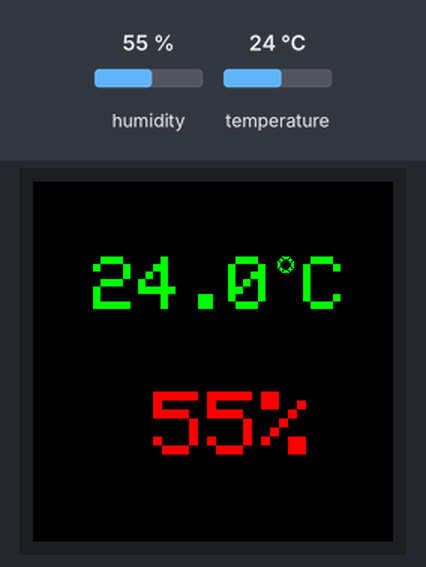
A sketch run on a simulated Arduino Uno, built with avr-gcc and run on an emulated ATmega328P. Parts: 240×240 colour display. The inputs (shaded band) are chosen by the test bench; at power-on: temperature 24 °C, humidity 55 %. What the sketch prints to the serial monitor is not drawn.

Above: at 1.2 s.
1.3 s: temperature set to 22.4 °C
At 2.4 s:
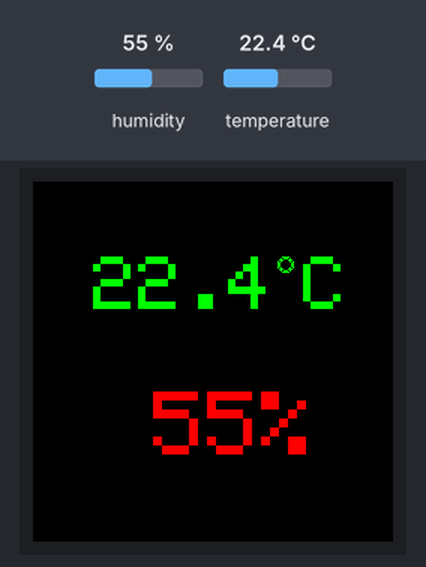
4.0 s: temperature set to 21.6 °C
At 5.5 s:
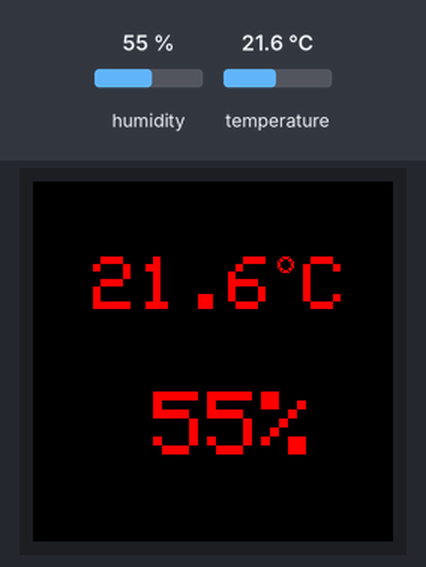
6.7 s: humidity set to 22 %
At 8.8 s:
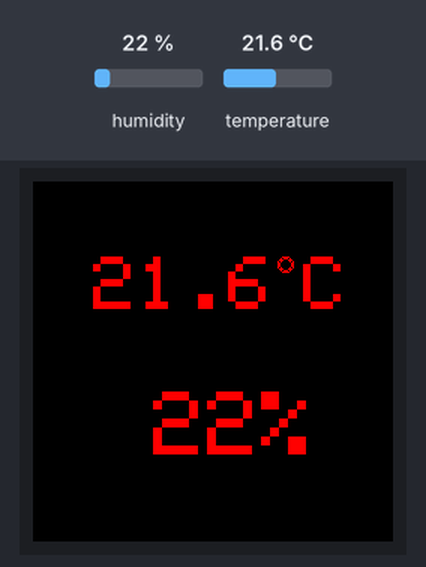
9.6 s: humidity set to 40 %
At 10.6 s:
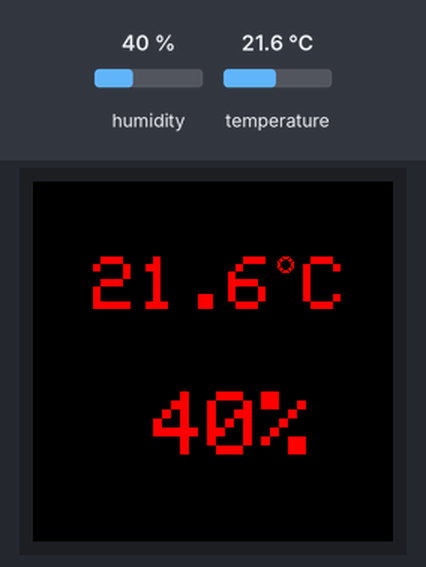
Timing chart, 0 to 12.6 s (numbered marks = the images above; inputs shaded):
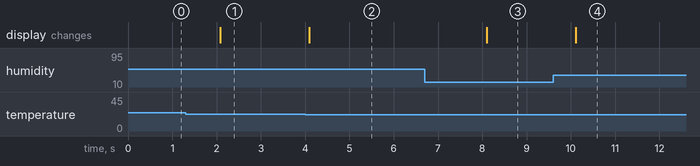

The sketch:

v1_temp_and_humidity_tft.ino
```cpp
#include <Adafruit_BME280.h>
#include "ST7789_AVR.h"
#include <Wire.h>
#include <SPI.h>

/**
 * Set maxTemp, minTemp, maxHumid and minHumid values for the greenhouse
 * They will display in the TFT screen in red if the value is outside of the range
 */

const int maxTemp = 28;
const int minTemp = 22;
const int maxHumid = 99;
const int minHumid = 86;

const int TFT_DC = 10;
const int TFT_RST = 9;

Adafruit_BME280 bme; // use I2C interface
Adafruit_Sensor *bme_temp = bme.getTemperatureSensor();
Adafruit_Sensor *bme_pressure = bme.getPressureSensor();
Adafruit_Sensor *bme_humidity = bme.getHumiditySensor();

ST7789_AVR display = ST7789_AVR(TFT_DC, TFT_RST); // Initialize display

bool inTempRange, inHumidityRange = false;
float temp = 0;
int humidity = 0;

void setup()
{
  Serial.begin(9600);
  display.init(240, 240); // Init ST7789 240x240
  display.setRotation(2); // Rotate depending on your display positioning
  display.fillScreen(BLACK);
  if (!bme.begin(0x76))
  {
    Serial.println(F("BME280 not found"));
    while (1)
      delay(10);
  }
}

void loop(void)
{
  int currentHumidity = bme.readHumidity();
  float currentTemp = bme.readTemperature();

  if (currentTemp != temp)
  {
    Serial.println("repaint temp");
    inTempRange = currentTemp <= maxTemp && currentTemp >= minTemp;
    uint16_t tempColor = inTempRange ? GREEN : RED;
    display.setCursor(40, 50);
    display.setTextColor(tempColor, BLACK);
    display.setTextSize(5);
    display.print(currentTemp, 1);
    display.drawCircle(168, 55, 4, tempColor);
    display.drawCircle(168, 55, 5, tempColor);
    display.setCursor(180, 50);
    display.print("C");
    temp = currentTemp;
    Serial.println(temp);
  }
  if (currentHumidity != humidity)
  {
    inHumidityRange = currentHumidity <= maxHumid && currentTemp >= minHumid;
    uint16_t humidColor = inHumidityRange ? GREEN : RED;
    humidity = currentHumidity;
    display.setCursor(80, 140);
    display.setTextColor(humidColor, BLACK);
    display.setTextSize(6);
    display.print(currentHumidity);
    display.print("%");
    humidity = currentHumidity;
    Serial.println(humidity);
  }
  delay(2000);
}
```

Measured:
- the behaviour switches between 22 and 21.9 °C on temperature (found by bisection; images 1 and 2)
- after the input at 1.3 s, the display: changes after 0.78 s (image 1)
- after the input at 4.0 s, the display: changes after 0.09 s (image 2)
- after the input at 6.7 s, the display: changes after 1.4 s (image 3)
- after the input at 9.6 s, the display: changes after 0.51 s (image 4)
